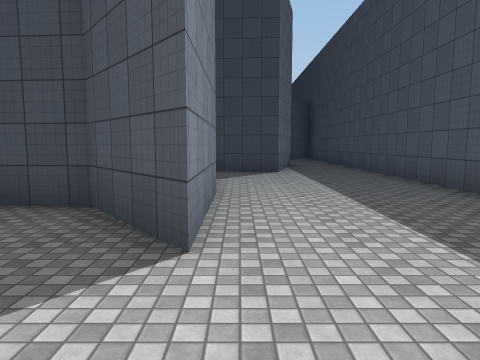
View 1 (above)

16 first-person views from a walk through a 3-D level made in the Unity game engine. The camera is 1.5 m above the floor, tilts 6° down and sees 70° across. The floor is counted in squares, 2 m on a side. Each view is taken from the middle of a square. On the plan, view 1 faces up. The plan holds only what a view shows up to about 11 squares ahead; the rest is blank. The place goes on beyond the plan. The player is left out. Surface patterns are stand-ins for the level's own textures.

View 2
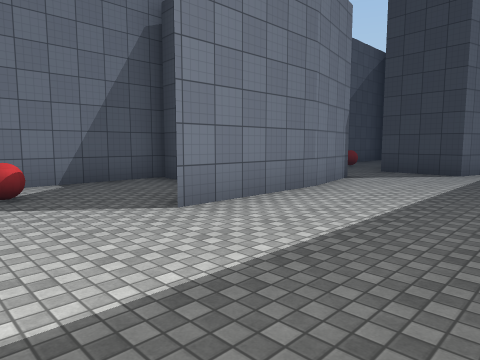

View 3
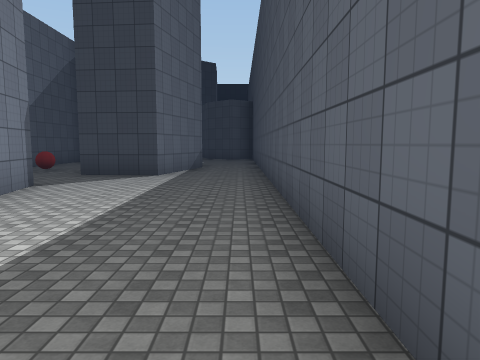

View 4
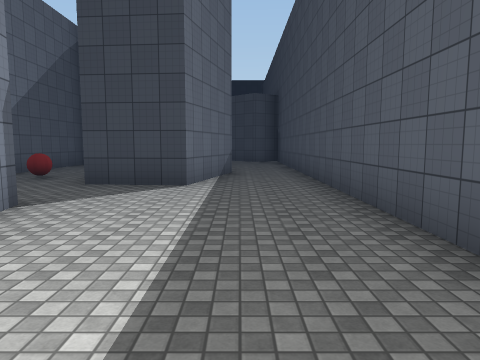

View 5
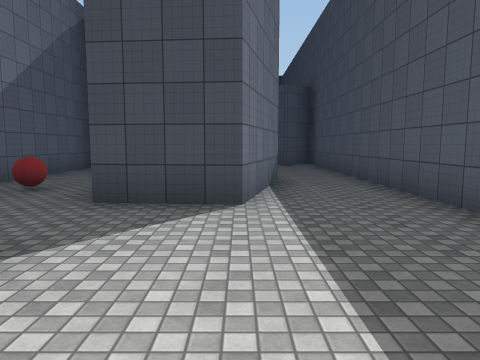

View 6
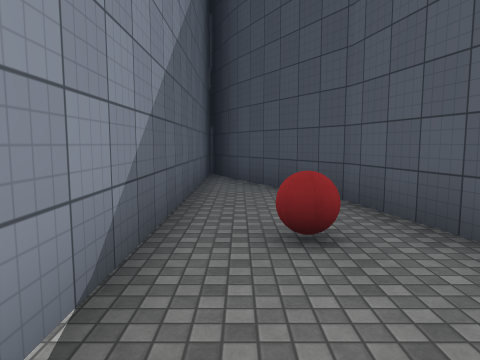

View 7
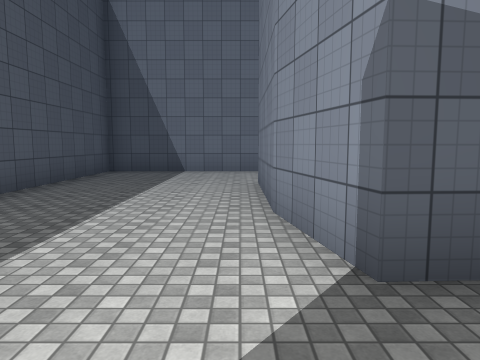

View 8
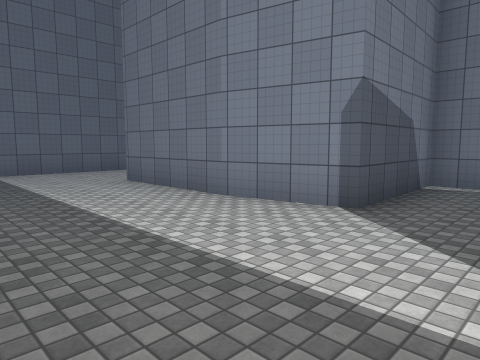

View 9
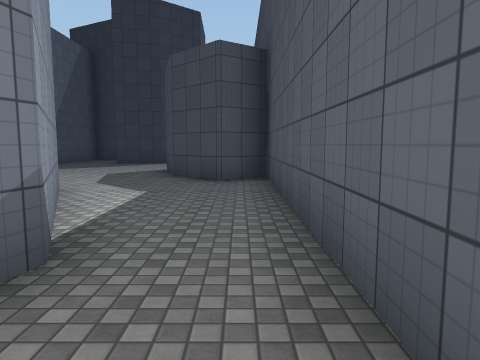

View 10
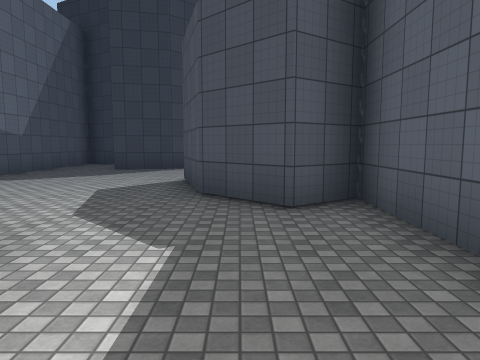

View 11
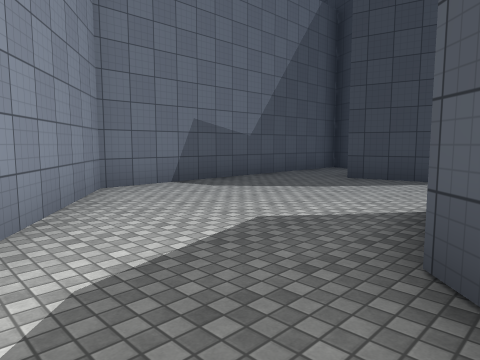

View 12
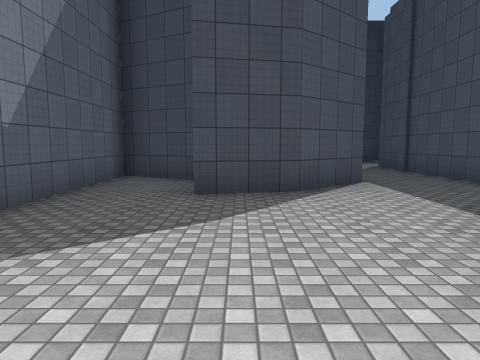

View 13
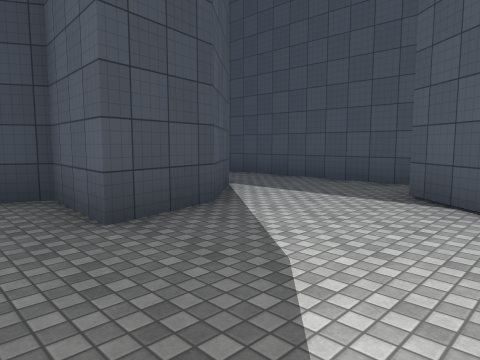

View 14
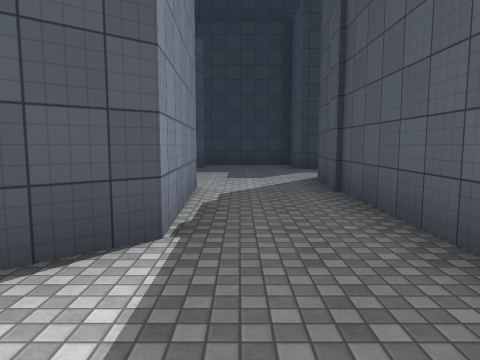

View 15
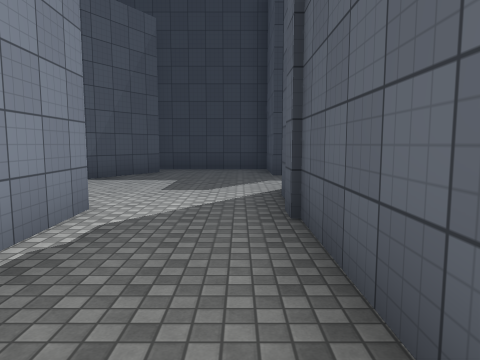

View 16
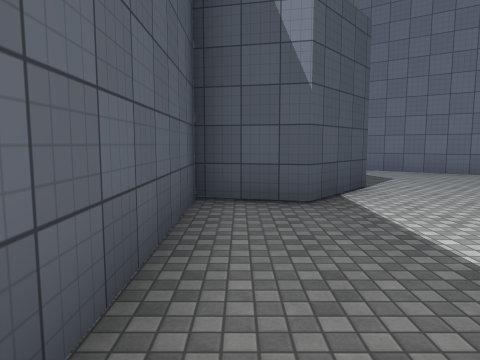

### Floor plan
Points are (right, up) in squares from view 1. A wall is a line through its corners. A room is listed if a view was taken in it or the views show most of it. See-through windows are left out.
Room 1 (views 1, 2, 3, 4, 5, 7, 8, 9, 10)
walls: (-0.4, 5.3) (-0.4, 2.3) (-1.8, 4.1) (-3.8, 4.2) (-3.8, 1.1); (-0.8, 7.2) (-0.4, 5.2); (-1.8, -0.5) (3.6, -0.5) (3.6, 13.4); (1.2, 13.4) (1.8, 12.1) (1, 9.2) (-1, 9.4)
ways out: opening at (-1, 8.5) to room 2; opening at (2.5, 14) to room 3
objects: other object (-2, 1)
Room 2 (view 6)
walls: (-1.1, 10.5) (-1.6, 12.6); (-1.6, 12.5) (-3.2, 15.4); (-3.8, 16) (-3.8, 7.1) (-0.8, 7.2)
ways out: opening at (-1, 8.5) to room 1
objects: other object (-2, 11)
Room 3 (views 11, 12, 13, 14, 15, 16)
walls: (0, 15.7) (1.2, 13.4); (1.2, 28) (1.4, 24.7) (-0.1, 23.4) (-1.7, 23.1) (-1.5, 24.9) (-3.8, 26.1) (-3.8, 18.4) (-0.6, 16.2); (3.6, 13.4) (3.6, 17.6) (2.6, 16.9) (1.4, 18.1) (0.8, 20.1) (2.1, 21.7) (3.6, 21.4) (3.6, 27.6)
ways out: opening at (2.5, 14) to room 1; opening at (2.5, 27)

Positions as (right, up) in squares from view 1, and headings:
1: (0, 0), facing up
2: (3, 0), facing up-left
3: (3, 1), facing up
4: (2, 3), facing up
5: (1, 5), facing up
6: (-3, 8), facing up
7: (0, 9), facing down
8: (3, 9), facing down-left
9: (3, 10), facing up
10: (2, 13), facing up
11: (2, 16), facing up-left
12: (-1, 18), facing up
13: (-3, 20), facing up-right
14: (2, 22), facing up
15: (3, 24), facing up
16: (3, 26), facing down
